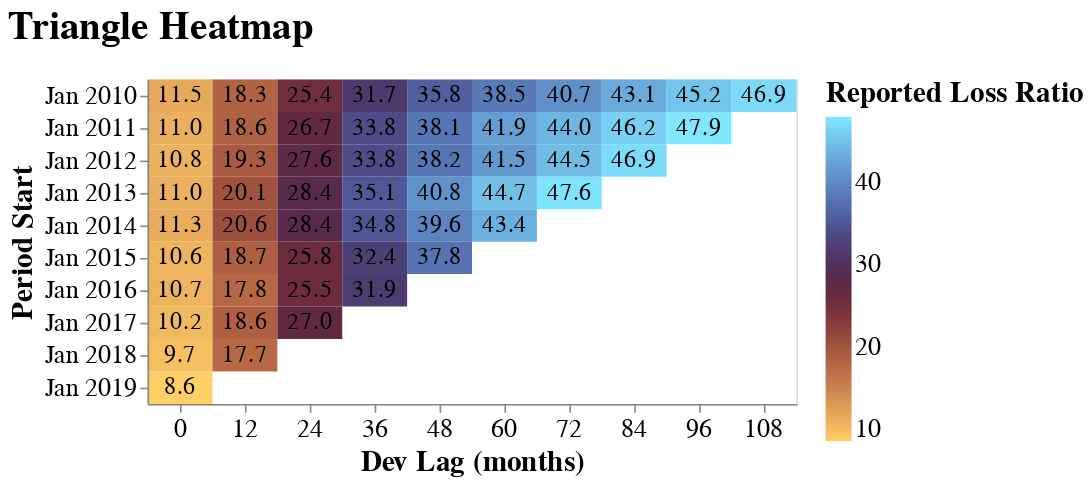

The notebook cell this image was saved under:
### Code cell
triangle.plot_heatmap("Reported Loss Ratio")

### Figure 1 — Vega-Lite specification as saved in the notebook (floating-point values rounded to 4 significant figures)
{"autosize": {"contains": "content", "resize": true}, "config": {"style": {"group-title": {"fontSize": 24}, "group-subtitle": {"fontSize": 18}, "guide-label": {"fontSize": 16, "font": "sans-serif"}, "guide-title": {"fontSize": 18, "font": "sans-serif"}}, "mark": {"color": "#1f8fff"}, "title": {"anchor": "start", "offset": 20}, "legend": {"orient": "right", "titleAnchor": "start", "layout": {"direction": "vertical"}, "labelFontSize": 16.0, "titleFontSize": 18.0}, "axis": {"labelFontSize": 16.0, "titleFontSize": 18.0}}, "layer": [{"mark": {"type": "rect"}, "encoding": {"color": {"condition": {"param": "param_6", "field": "metric", "scale": {"range": ["#ffcf67", "#ecb15d", "#da9654", "#c87e4c", "#b66745", "#a1533e", "#8a3f3a", "#733039", "#5f2941", "#522c53", "#4c3a6d", "#4d4e8a", "#5264a4", "#597bb8", "#6293cb", "#6caddc", "#76c9ed", "#81e7ff"]}, "title": "Reported Loss Ratio", "type": "quantitative"}, "value": "gray"}, "stroke": {"condition": [{"test": "((datum.metric_sd / datum.metric) > 0)", "value": "black"}]}, "strokeWidth": {"condition": [{"test": "((datum.metric_sd / datum.metric) > 0)", "value": 3}], "value": 0}, "tooltip": [{"field": "period_start", "title": "Period Start", "type": "temporal"}, {"field": "period_end", "title": "Period End", "type": "temporal"}, {"field": "evaluation_date", "title": "Evaluation Date", "type": "temporal"}, {"field": "dev_lag", "title": "Dev Lag (months)", "type": "ordinal"}, {"field": "metric", "title": "Reported Loss Ratio", "type": "quantitative"}], "x": {"axis": {"labelAngle": 0}, "field": "dev_lag", "title": "Dev Lag (months)", "type": "nominal"}, "y": {"field": "period_start", "scale": {"reverse": false}, "timeUnit": "yearmonth", "title": "Period Start", "type": "ordinal"}}, "name": "view_2", "title": {"text": "Reported Loss Ratio", "anchor": "middle", "font": "sans-serif", "fontSize": 12, "fontWeight": "normal"}}, {"mark": {"type": "text", "font": "sans-serif", "fontSize": 14.74}, "encoding": {"text": {"field": "metric", "format": ",.1f", "type": "quantitative"}, "x": {"axis": {"labelAngle": 0}, "field": "dev_lag", "title": "Dev Lag (months)", "type": "nominal"}, "y": {"field": "period_start", "scale": {"reverse": false}, "timeUnit": "yearmonth", "title": "Period Start", "type": "ordinal"}}, "title": {"text": "Reported Loss Ratio", "anchor": "middle", "font": "sans-serif", "fontSize": 12, "fontWeight": "normal"}}], "data": {"values": [{"period_start": "2010-01-01T00:00:00", "period_end": "2010-12-31T00:00:00", "evaluation_date": "2010-12-31T00:00:00", "dev_lag": 0.0, "metric": 11.48, "metric_sd": 0, "metric_lower_ci": null, "metric_upper_ci": null, "Field": "Reported Loss Ratio"}, {"period_start": "2010-01-01T00:00:00", "period_end": "2010-12-31T00:00:00", "evaluation_date": "2011-12-31T00:00:00", "dev_lag": 12.0, "metric": 18.27, "metric_sd": 0, "metric_lower_ci": null, "metric_upper_ci": null, "Field": "Reported Loss Ratio"}, {"period_start": "2010-01-01T00:00:00", "period_end": "2010-12-31T00:00:00", "evaluation_date": "2012-12-31T00:00:00", "dev_lag": 24.0, "metric": 25.36, "metric_sd": 0, "metric_lower_ci": null, "metric_upper_ci": null, "Field": "Reported Loss Ratio"}, {"period_start": "2010-01-01T00:00:00", "period_end": "2010-12-31T00:00:00", "evaluation_date": "2013-12-31T00:00:00", "dev_lag": 36.0, "metric": 31.72, "metric_sd": 0, "metric_lower_ci": null, "metric_upper_ci": null, "Field": "Reported Loss Ratio"}, {"period_start": "2010-01-01T00:00:00", "period_end": "2010-12-31T00:00:00", "evaluation_date": "2014-12-31T00:00:00", "dev_lag": 48.0, "metric": 35.76, "metric_sd": 0, "metric_lower_ci": null, "metric_upper_ci": null, "Field": "Reported Loss Ratio"}, {"period_start": "2010-01-01T00:00:00", "period_end": "2010-12-31T00:00:00", "evaluation_date": "2015-12-31T00:00:00", "dev_lag": 60.0, "metric": 38.49, "metric_sd": 0, "metric_lower_ci": null, "metric_upper_ci": null, "Field": "Reported Loss Ratio"}, {"period_start": "2010-01-01T00:00:00", "period_end": "2010-12-31T00:00:00", "evaluation_date": "2016-12-31T00:00:00", "dev_lag": 72.0, "metric": 40.7, "metric_sd": 0, "metric_lower_ci": null, "metric_upper_ci": null, "Field": "Reported Loss Ratio"}, {"period_start": "2010-01-01T00:00:00", "period_end": "2010-12-31T00:00:00", "evaluation_date": "2017-12-31T00:00:00", "dev_lag": 84.0, "metric": 43.08, "metric_sd": 0, "metric_lower_ci": null, "metric_upper_ci": null, "Field": "Reported Loss Ratio"}, {"period_start": "2010-01-01T00:00:00", "period_end": "2010-12-31T00:00:00", "evaluation_date": "2018-12-31T00:00:00", "dev_lag": 96.0, "metric": 45.25, "metric_sd": 0, "metric_lower_ci": null, "metric_upper_ci": null, "Field": "Reported Loss Ratio"}, {"period_start": "2010-01-01T00:00:00", "period_end": "2010-12-31T00:00:00", "evaluation_date": "2019-12-31T00:00:00", "dev_lag": 108.0, "metric": 46.92, "metric_sd": 0, "metric_lower_ci": null, "metric_upper_ci": null, "Field": "Reported Loss Ratio"}, {"period_start": "2011-01-01T00:00:00", "period_end": "2011-12-31T00:00:00", "evaluation_date": "2011-12-31T00:00:00", "dev_lag": 0.0, "metric": 10.97, "metric_sd": 0, "metric_lower_ci": null, "metric_upper_ci": null, "Field": "Reported Loss Ratio"}, {"period_start": "2011-01-01T00:00:00", "period_end": "2011-12-31T00:00:00", "evaluation_date": "2012-12-31T00:00:00", "dev_lag": 12.0, "metric": 18.55, "metric_sd": 0, "metric_lower_ci": null, "metric_upper_ci": null, "Field": "Reported Loss Ratio"}, {"period_start": "2011-01-01T00:00:00", "period_end": "2011-12-31T00:00:00", "evaluation_date": "2013-12-31T00:00:00", "dev_lag": 24.0, "metric": 26.72, "metric_sd": 0, "metric_lower_ci": null, "metric_upper_ci": null, "Field": "Reported Loss Ratio"}, {"period_start": "2011-01-01T00:00:00", "period_end": "2011-12-31T00:00:00", "evaluation_date": "2014-12-31T00:00:00", "dev_lag": 36.0, "metric": 33.8, "metric_sd": 0, "metric_lower_ci": null, "metric_upper_ci": null, "Field": "Reported Loss Ratio"}, {"period_start": "2011-01-01T00:00:00", "period_end": "2011-12-31T00:00:00", "evaluation_date": "2015-12-31T00:00:00", "dev_lag": 48.0, "metric": 38.14, "metric_sd": 0, "metric_lower_ci": null, "metric_upper_ci": null, "Field": "Reported Loss Ratio"}, {"period_start": "2011-01-01T00:00:00", "period_end": "2011-12-31T00:00:00", "evaluation_date": "2016-12-31T00:00:00", "dev_lag": 60.0, "metric": 41.89, "metric_sd": 0, "metric_lower_ci": null, "metric_upper_ci": null, "Field": "Reported Loss Ratio"}, {"period_start": "2011-01-01T00:00:00", "period_end": "2011-12-31T00:00:00", "evaluation_date": "2017-12-31T00:00:00", "dev_lag": 72.0, "metric": 43.99, "metric_sd": 0, "metric_lower_ci": null, "metric_upper_ci": null, "Field": "Reported Loss Ratio"}, {"period_start": "2011-01-01T00:00:00", "period_end": "2011-12-31T00:00:00", "evaluation_date": "2018-12-31T00:00:00", "dev_lag": 84.0, "metric": 46.2, "metric_sd": 0, "metric_lower_ci": null, "metric_upper_ci": null, "Field": "Reported Loss Ratio"}, {"period_start": "2011-01-01T00:00:00", "period_end": "2011-12-31T00:00:00", "evaluation_date": "2019-12-31T00:00:00", "dev_lag": 96.0, "metric": 47.89, "metric_sd": 0, "metric_lower_ci": null, "metric_upper_ci": null, "Field": "Reported Loss Ratio"}, {"period_start": "2012-01-01T00:00:00", "period_end": "2012-12-31T00:00:00", "evaluation_date": "2012-12-31T00:00:00", "dev_lag": 0.0, "metric": 10.77, "metric_sd": 0, "metric_lower_ci": null, "metric_upper_ci": null, "Field": "Reported Loss Ratio"}, {"period_start": "2012-01-01T00:00:00", "period_end": "2012-12-31T00:00:00", "evaluation_date": "2013-12-31T00:00:00", "dev_lag": 12.0, "metric": 19.27, "metric_sd": 0, "metric_lower_ci": null, "metric_upper_ci": null, "Field": "Reported Loss Ratio"}, {"period_start": "2012-01-01T00:00:00", "period_end": "2012-12-31T00:00:00", "evaluation_date": "2014-12-31T00:00:00", "dev_lag": 24.0, "metric": 27.61, "metric_sd": 0, "metric_lower_ci": null, "metric_upper_ci": null, "Field": "Reported Loss Ratio"}, {"period_start": "2012-01-01T00:00:00", "period_end": "2012-12-31T00:00:00", "evaluation_date": "2015-12-31T00:00:00", "dev_lag": 36.0, "metric": 33.8, "metric_sd": 0, "metric_lower_ci": null, "metric_upper_ci": null, "Field": "Reported Loss Ratio"}, {"period_start": "2012-01-01T00:00:00", "period_end": "2012-12-31T00:00:00", "evaluation_date": "2016-12-31T00:00:00", "dev_lag": 48.0, "metric": 38.17, "metric_sd": 0, "metric_lower_ci": null, "metric_upper_ci": null, "Field": "Reported Loss Ratio"}, {"period_start": "2012-01-01T00:00:00", "period_end": "2012-12-31T00:00:00", "evaluation_date": "2017-12-31T00:00:00", "dev_lag": 60.0, "metric": 41.5, "metric_sd": 0, "metric_lower_ci": null, "metric_upper_ci": null, "Field": "Reported Loss Ratio"}, {"period_start": "2012-01-01T00:00:00", "period_end": "2012-12-31T00:00:00", "evaluation_date": "2018-12-31T00:00:00", "dev_lag": 72.0, "metric": 44.46, "metric_sd": 0, "metric_lower_ci": null, "metric_upper_ci": null, "Field": "Reported Loss Ratio"}, {"period_start": "2012-01-01T00:00:00", "period_end": "2012-12-31T00:00:00", "evaluation_date": "2019-12-31T00:00:00", "dev_lag": 84.0, "metric": 46.93, "metric_sd": 0, "metric_lower_ci": null, "metric_upper_ci": null, "Field": "Reported Loss Ratio"}, {"period_start": "2013-01-01T00:00:00", "period_end": "2013-12-31T00:00:00", "evaluation_date": "2013-12-31T00:00:00", "dev_lag": 0.0, "metric": 10.98, "metric_sd": 0, "metric_lower_ci": null, "metric_upper_ci": null, "Field": "Reported Loss Ratio"}, {"period_start": "2013-01-01T00:00:00", "period_end": "2013-12-31T00:00:00", "evaluation_date": "2014-12-31T00:00:00", "dev_lag": 12.0, "metric": 20.09, "metric_sd": 0, "metric_lower_ci": null, "metric_upper_ci": null, "Field": "Reported Loss Ratio"}, {"period_start": "2013-01-01T00:00:00", "period_end": "2013-12-31T00:00:00", "evaluation_date": "2015-12-31T00:00:00", "dev_lag": 24.0, "metric": 28.39, "metric_sd": 0, "metric_lower_ci": null, "metric_upper_ci": null, "Field": "Reported Loss Ratio"}, {"period_start": "2013-01-01T00:00:00", "period_end": "2013-12-31T00:00:00", "evaluation_date": "2016-12-31T00:00:00", "dev_lag": 36.0, "metric": 35.13, "metric_sd": 0, "metric_lower_ci": null, "metric_upper_ci": null, "Field": "Reported Loss Ratio"}, {"period_start": "2013-01-01T00:00:00", "period_end": "2013-12-31T00:00:00", "evaluation_date": "2017-12-31T00:00:00", "dev_lag": 48.0, "metric": 40.76, "metric_sd": 0, "metric_lower_ci": null, "metric_upper_ci": null, "Field": "Reported Loss Ratio"}, {"period_start": "2013-01-01T00:00:00", "period_end": "2013-12-31T00:00:00", "evaluation_date": "2018-12-31T00:00:00", "dev_lag": 60.0, "metric": 44.71, "metric_sd": 0, "metric_lower_ci": null, "metric_upper_ci": null, "Field": "Reported Loss Ratio"}, {"period_start": "2013-01-01T00:00:00", "period_end": "2013-12-31T00:00:00", "evaluation_date": "2019-12-31T00:00:00", "dev_lag": 72.0, "metric": 47.6, "metric_sd": 0, "metric_lower_ci": null, "metric_upper_ci": null, "Field": "Reported Loss Ratio"}, {"period_start": "2014-01-01T00:00:00", "period_end": "2014-12-31T00:00:00", "evaluation_date": "2014-12-31T00:00:00", "dev_lag": 0.0, "metric": 11.32, "metric_sd": 0, "metric_lower_ci": null, "metric_upper_ci": null, "Field": "Reported Loss Ratio"}, {"period_start": "2014-01-01T00:00:00", "period_end": "2014-12-31T00:00:00", "evaluation_date": "2015-12-31T00:00:00", "dev_lag": 12.0, "metric": 20.6, "metric_sd": 0, "metric_lower_ci": null, "metric_upper_ci": null, "Field": "Reported Loss Ratio"}, {"period_start": "2014-01-01T00:00:00", "period_end": "2014-12-31T00:00:00", "evaluation_date": "2016-12-31T00:00:00", "dev_lag": 24.0, "metric": 28.39, "metric_sd": 0, "metric_lower_ci": null, "metric_upper_ci": null, "Field": "Reported Loss Ratio"}, {"period_start": "2014-01-01T00:00:00", "period_end": "2014-12-31T00:00:00", "evaluation_date": "2017-12-31T00:00:00", "dev_lag": 36.0, "metric": 34.84, "metric_sd": 0, "metric_lower_ci": null, "metric_upper_ci": null, "Field": "Reported Loss Ratio"}, {"period_start": "2014-01-01T00:00:00", "period_end": "2014-12-31T00:00:00", "evaluation_date": "2018-12-31T00:00:00", "dev_lag": 48.0, "metric": 39.58, "metric_sd": 0, "metric_lower_ci": null, "metric_upper_ci": null, "Field": "Reported Loss Ratio"}, {"period_start": "2014-01-01T00:00:00", "period_end": "2014-12-31T00:00:00", "evaluation_date": "2019-12-31T00:00:00", "dev_lag": 60.0, "metric": 43.4, "metric_sd": 0, "metric_lower_ci": null, "metric_upper_ci": null, "Field": "Reported Loss Ratio"}, {"period_start": "2015-01-01T00:00:00", "period_end": "2015-12-31T00:00:00", "evaluation_date": "2015-12-31T00:00:00", "dev_lag": 0.0, "metric": 10.64, "metric_sd": 0, "metric_lower_ci": null, "metric_upper_ci": null, "Field": "Reported Loss Ratio"}, {"period_start": "2015-01-01T00:00:00", "period_end": "2015-12-31T00:00:00", "evaluation_date": "2016-12-31T00:00:00", "dev_lag": 12.0, "metric": 18.74, "metric_sd": 0, "metric_lower_ci": null, "metric_upper_ci": null, "Field": "Reported Loss Ratio"}, {"period_start": "2015-01-01T00:00:00", "period_end": "2015-12-31T00:00:00", "evaluation_date": "2017-12-31T00:00:00", "dev_lag": 24.0, "metric": 25.81, "metric_sd": 0, "metric_lower_ci": null, "metric_upper_ci": null, "Field": "Reported Loss Ratio"}, {"period_start": "2015-01-01T00:00:00", "period_end": "2015-12-31T00:00:00", "evaluation_date": "2018-12-31T00:00:00", "dev_lag": 36.0, "metric": 32.36, "metric_sd": 0, "metric_lower_ci": null, "metric_upper_ci": null, "Field": "Reported Loss Ratio"}, {"period_start": "2015-01-01T00:00:00", "period_end": "2015-12-31T00:00:00", "evaluation_date": "2019-12-31T00:00:00", "dev_lag": 48.0, "metric": 37.75, "metric_sd": 0, "metric_lower_ci": null, "metric_upper_ci": null, "Field": "Reported Loss Ratio"}, {"period_start": "2016-01-01T00:00:00", "period_end": "2016-12-31T00:00:00", "evaluation_date": "2016-12-31T00:00:00", "dev_lag": 0.0, "metric": 10.71, "metric_sd": 0, "metric_lower_ci": null, "metric_upper_ci": null, "Field": "Reported Loss Ratio"}, {"period_start": "2016-01-01T00:00:00", "period_end": "2016-12-31T00:00:00", "evaluation_date": "2017-12-31T00:00:00", "dev_lag": 12.0, "metric": 17.81, "metric_sd": 0, "metric_lower_ci": null, "metric_upper_ci": null, "Field": "Reported Loss Ratio"}, {"period_start": "2016-01-01T00:00:00", "period_end": "2016-12-31T00:00:00", "evaluation_date": "2018-12-31T00:00:00", "dev_lag": 24.0, "metric": 25.52, "metric_sd": 0, "metric_lower_ci": null, "metric_upper_ci": null, "Field": "Reported Loss Ratio"}, {"period_start": "2016-01-01T00:00:00", "period_end": "2016-12-31T00:00:00", "evaluation_date": "2019-12-31T00:00:00", "dev_lag": 36.0, "metric": 31.93, "metric_sd": 0, "metric_lower_ci": null, "metric_upper_ci": null, "Field": "Reported Loss Ratio"}, {"period_start": "2017-01-01T00:00:00", "period_end": "2017-12-31T00:00:00", "evaluation_date": "2017-12-31T00:00:00", "dev_lag": 0.0, "metric": 10.17, "metric_sd": 0, "metric_lower_ci": null, "metric_upper_ci": null, "Field": "Reported Loss Ratio"}, {"period_start": "2017-01-01T00:00:00", "period_end": "2017-12-31T00:00:00", "evaluation_date": "2018-12-31T00:00:00", "dev_lag": 12.0, "metric": 18.63, "metric_sd": 0, "metric_lower_ci": null, "metric_upper_ci": null, "Field": "Reported Loss Ratio"}, {"period_start": "2017-01-01T00:00:00", "period_end": "2017-12-31T00:00:00", "evaluation_date": "2019-12-31T00:00:00", "dev_lag": 24.0, "metric": 27.02, "metric_sd": 0, "metric_lower_ci": null, "metric_upper_ci": null, "Field": "Reported Loss Ratio"}, {"period_start": "2018-01-01T00:00:00", "period_end": "2018-12-31T00:00:00", "evaluation_date": "2018-12-31T00:00:00", "dev_lag": 0.0, "metric": 9.737, "metric_sd": 0, "metric_lower_ci": null, "metric_upper_ci": null, "Field": "Reported Loss Ratio"}, {"period_start": "2018-01-01T00:00:00", "period_end": "2018-12-31T00:00:00", "evaluation_date": "2019-12-31T00:00:00", "dev_lag": 12.0, "metric": 17.75, "metric_sd": 0, "metric_lower_ci": null, "metric_upper_ci": null, "Field": "Reported Loss Ratio"}, {"period_start": "2019-01-01T00:00:00", "period_end": "2019-12-31T00:00:00", "evaluation_date": "2019-12-31T00:00:00", "dev_lag": 0.0, "metric": 8.562, "metric_sd": 0, "metric_lower_ci": null, "metric_upper_ci": null, "Field": "Reported Loss Ratio"}]}, "height": 200, "params": [{"name": "param_6", "select": {"type": "interval"}, "views": ["view_2"]}], "resolve": {"legend": {"color": "independent"}, "scale": {"color": "independent"}}, "title": {"text": "Triangle Heatmap"}, "width": 400, "$schema": "https://vega.github.io/schema/vega-lite/v5.20.1.json"}
